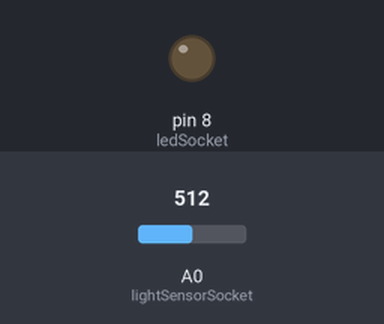
Simulated run of this sketch. Board: Arduino Uno, built with avr-gcc and run on an emulated ATmega328P. On the bench: output pins drawn as LEDs (lit = HIGH). The test bench sets the inputs (shaded band); at power-on: A0 (lightSensorSocket) = 512.

Above: at 1.2 s.
1.3 s: A0 (lightSensorSocket) set to 263
2.8 s: A0 (lightSensorSocket) set to 236
At 4.0 s:
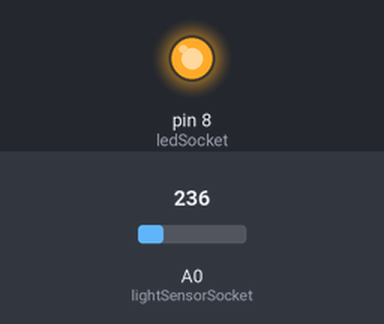
4.3 s: A0 (lightSensorSocket) set to 294
5.8 s: A0 (lightSensorSocket) set to 313
At 6.2 s:
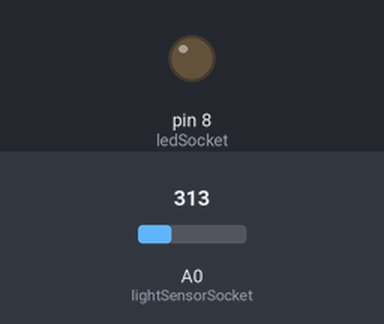
7.3 s: A0 (lightSensorSocket) set to 122
At 8.6 s:
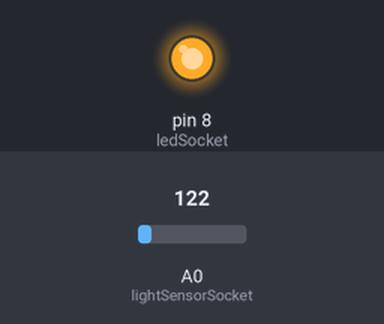
Timing chart, 0 to 9.8 s (numbered marks = the images above; inputs shaded):
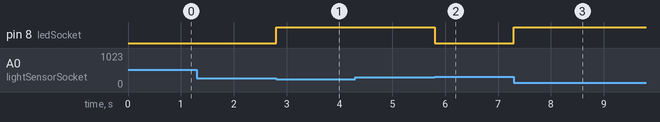

The sketch:

night_light_sketch.ino
```cpp
//If you use different socket numbers update them below
#define ledSocket 8
#define lightSensorSocket A0
int lowTrigger = 250; //<- Change to YOUR measured value
int highTrigger = 300; //<- Change to YOUR measured value
int lightAmount;
int state;
void setup()
{
pinMode(ledSocket, OUTPUT);
}
void loop()
{
lightAmount = analogRead(lightSensorSocket);
if (lightAmount < lowTrigger) {
state = 1;
} if (lightAmount > highTrigger) {
state = 0;
}
if (state) {
digitalWrite(ledSocket, HIGH);
} else {
digitalWrite(ledSocket, LOW);
}
}
```

Measured:
- the behaviour switches between 250 and 249 on A0 (lightSensorSocket) (found by bisection; images 0 and 1)
- the behaviour switches between 300 and 301 on A0 (lightSensorSocket) (found by bisection; images 1 and 2)
- after the input at 1.3 s, every drawn part: stays the same
- after the input at 2.8 s, pin 8 (ledSocket): LOW → HIGH at once
- after the input at 4.3 s, every drawn part: stays the same
- after the input at 5.8 s, pin 8 (ledSocket): HIGH → LOW at once
- after the input at 7.3 s, pin 8 (ledSocket): LOW → HIGH at once
